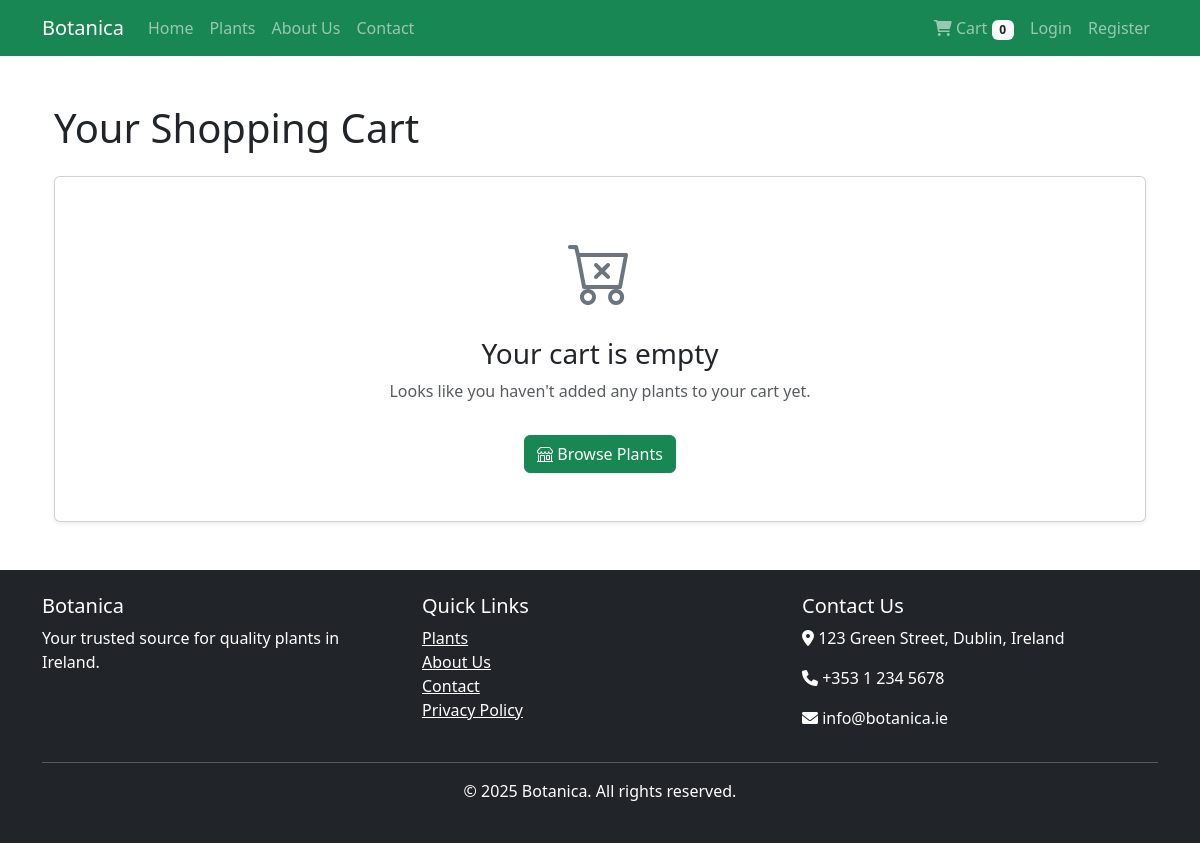
/cart/, run on an earlier commit of the app's database.
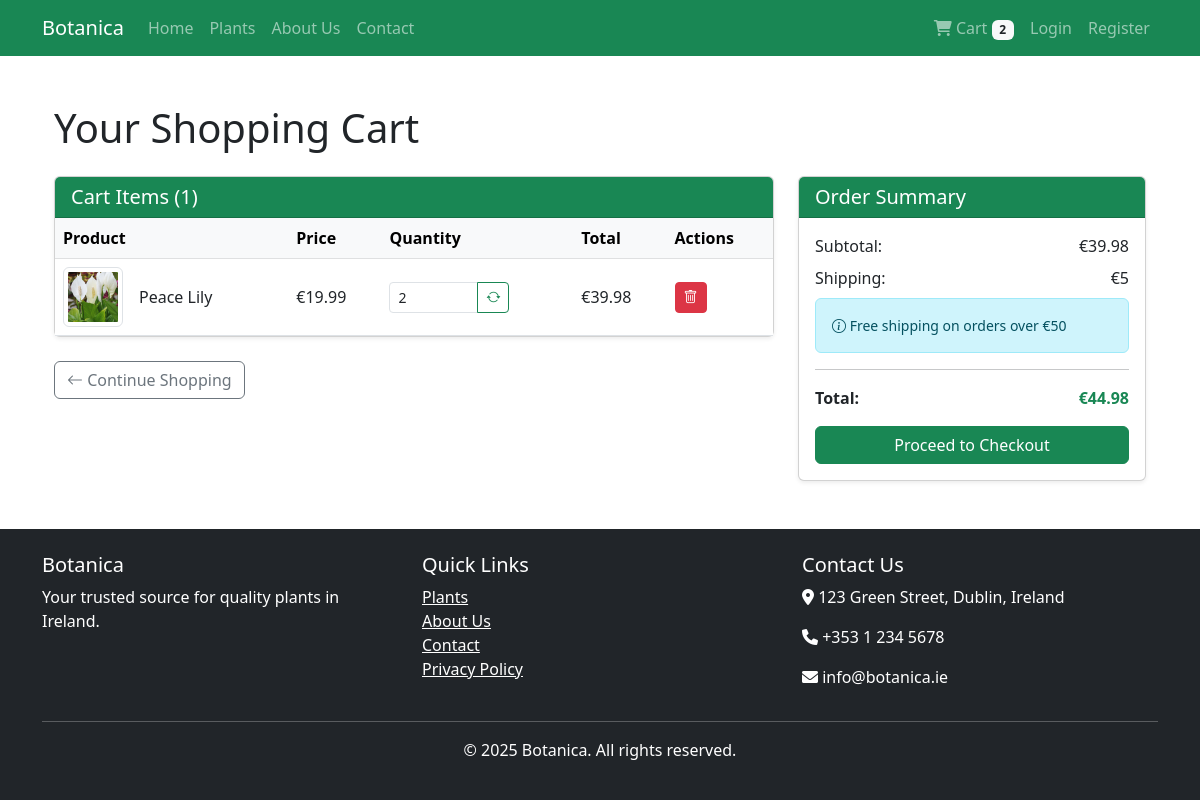
And on a later commit of the database.
### products/models.py (models this page shows, shortened)
class Plant(models.Model):
    DIFFICULTY_CHOICES = (
        ('easy', 'Easy'),
        ('medium', 'Medium'),
        ('hard', 'Hard'),
    )
    name = models.CharField(max_length=100)
    category = models.ForeignKey(Category, on_delete=models.CASCADE, related_name='plants')
    price = models.DecimalField(max_digits=10, decimal_places=2)
    description = models.TextField()
    care_instructions = models.TextField(blank=True)
    difficulty = models.CharField(max_length=10, choices=DIFFICULTY_CHOICES, default='medium')
    image = models.ImageField(upload_to='plants/', blank=True)
    stock = models.PositiveIntegerField(default=0)
    available = models.BooleanField(default=True)
    created = models.DateTimeField(auto_now_add=True)
    updated = models.DateTimeField(auto_now=True)

### cart/views.py (the view)
# urls.py: path('', views.cart_detail, name='cart_detail'),
def cart_detail(request):
    cart = Cart(request)
    cart_items = list(cart)
    subtotal = sum(item['total_price'] for item in cart_items)
    shipping_cost = 0 if subtotal >= 50 else 5
    total = subtotal + shipping_cost
    context = {
        'cart_items': cart_items,
        'subtotal': subtotal,
        'shipping_cost': shipping_cost,
        'total': total,
    }
    return render(request, 'cart/cart_detail.html', context)

### cart/cart.py (called while the page is built)
    def __iter__(self):
        if self.user.is_authenticated:
            cart_items = CartItem.objects.filter(user=self.user)
        else:
            session_id = self.session.session_key
            if not session_id:
                self.session.create()
                session_id = self.session.session_key
            cart_items = CartItem.objects.filter(session_id=session_id)
        for item in cart_items:
            yield {
                'plant_id': item.plant.id,
                'name': item.plant.name,
                'price': Decimal(str(item.plant.price)),
                'quantity': item.quantity,
                'total_price': item.plant.price * item.quantity,
                'image': item.plant.image.url if item.plant.image else None,
            }

    def __len__(self):
        if self.user.is_authenticated:
            return CartItem.objects.filter(user=self.user).count()
        else:
            session_id = self.session.session_key
            if not session_id:
                return 0
            return CartItem.objects.filter(session_id=session_id).count()

### cart/models.py (called while the page is built)
    def total_price(self):
        return self.quantity * self.plant.price

### templates/cart/cart_detail.html (shortened to what the changed rows need)
{% extends "base.html" %}
{% load static %}
{% block content %}
<div class="container my-5">
  <h1 class="mb-4">Your Shopping Cart</h1>
  {% if cart_items %}
    <div class="row">
      <div class="col-lg-8">
        <div class="card shadow-sm mb-4">
          <div class="card-header bg-success text-white">
            <h5 class="mb-0">Cart Items ({{ cart_items|length }})</h5>
          </div>
          <div class="card-body p-0">
            <div class="table-responsive">
              <table class="table table-hover mb-0">
                <thead class="table-light">
                  <tr>
                    <th scope="col">Product</th>
                    <th scope="col">Price</th>
                    <th scope="col">Quantity</th>
                    <th scope="col">Total</th>
                    <th scope="col">Actions</th>
                  </tr>
                </thead>
                <tbody>
                  {% for item in cart_items %}
                    <tr>
                      <td>
                        <div class="d-flex align-items-center">
                          {% if item.image %}
                            <img src="{{ item.image }}" alt="{{ item.name }}" class="img-thumbnail me-3" style="width: 60px; height: 60px; object-fit: cover;">
                          {% else %}
                            <img src="{% static 'images/no_image.png' %}" alt="No image" class="img-thumbnail me-3" style="width: 60px; height: 60px; object-fit: cover;">
                          {% endif %}
                          <div>
                            <h6 class="mb-0">{{ item.name }}</h6>
                          </div>
                        </div>
                      </td>
                      <td class="align-middle">€{{ item.price }}</td>
                      <td class="align-middle">
                        <form method="post" action="{% url 'cart:cart_update' item.plant_id %}" class="d-flex align-items-center">
                          <div class="input-group input-group-sm" style="width: 120px;">
                            <input type="number" name="quantity" value="{{ item.quantity }}" min="1" max="10" class="form-control">
                            <button type="submit" class="btn btn-sm btn-outline-success">
                              <i class="bi bi-arrow-repeat"></i>
                            </button>
                          </div>
                        </form>
                      </td>
                      <td class="align-middle">€{{ item.total_price }}</td>
                      <td class="align-middle">
                        <a href="{% url 'cart:cart_remove' item.plant_id %}" class="btn btn-sm btn-danger">
                          <i class="bi bi-trash"></i>
                        </a>
                      </td>
                    </tr>
                  {% endfor %}
                </tbody>
              </table>
            </div>
          </div>
        </div>
        <div class="d-flex justify-content-between mb-4">
          <a href="{% url 'products:product_list' %}" class="btn btn-outline-secondary">
            <i class="bi bi-arrow-left"></i> Continue Shopping
          </a>
        </div>
      </div>
      <div class="col-lg-4">
        <div class="card shadow-sm">
          <div class="card-header bg-success text-white">
            <h5 class="mb-0">Order Summary</h5>
          </div>
          <div class="card-body">
            <div class="d-flex justify-content-between mb-2">
              <span>Subtotal:</span>
              <span>€{{ subtotal }}</span>
            </div>
            <div class="d-flex justify-content-between mb-2">
              <span>Shipping:</span>
              {% if shipping_cost > 0 %}
                <span>€{{ shipping_cost }}</span>
              {% else %}
                <span class="text-success">Free</span>
              {% endif %}
            </div>
            {% if shipping_cost > 0 %}
              <div class="alert alert-info small mb-3">
                <i class="bi bi-info-circle"></i> Free shipping on orders over €50
              </div>
            {% endif %}
            <hr>
            <div class="d-flex justify-content-between mb-3">
              <strong>Total:</strong>
              <strong class="text-success">€{{ total }}</strong>
            </div>
            <a href="{% url 'orders:order_create' %}" class="btn btn-success w-100">
              Proceed to Checkout
            </a>
          </div>
        </div>
      </div>
    </div>
  {% else %}
    <div class="card shadow-sm">
      <div class="card-body text-center py-5">
        <i class="bi bi-cart-x" style="font-size: 4rem; color: #6c757d;"></i>
        <h3 class="mt-3">Your cart is empty</h3>
        <p class="text-muted">Looks like you haven't added any plants to your cart yet.</p>
        <a href="{% url 'products:product_list' %}" class="btn btn-success mt-3">
          <i class="bi bi-shop"></i> Browse Plants
        </a>
      </div>
    </div>
  {% endif %}
</div>
{% endblock %}

What changed in the data, as far as the page shows it:
added Plant: name "Peace Lily"
Also different on the page:
{{ total_items|default:"0" }}: "0" → "2"
{{ cart_items|length }}: (not shown) → "1"
{{ subtotal }}: (not shown) → "39.98"
{{ shipping_cost }}: (not shown) → "5"
{{ total }}: (not shown) → "44.98"
text no longer shown: "Your cart is empty Looks like you haven't added any plants to your cart yet. Browse Plants"
text now shown: "Cart Items ( ) Product Price Quantity Total Actions Continue Shopping Order Summary Subtotal: € Shipping: € Free shipping on orders over €50 Total: € Proceed to Checkout"
new list line: "€ 19.99 2 € 39.98"
